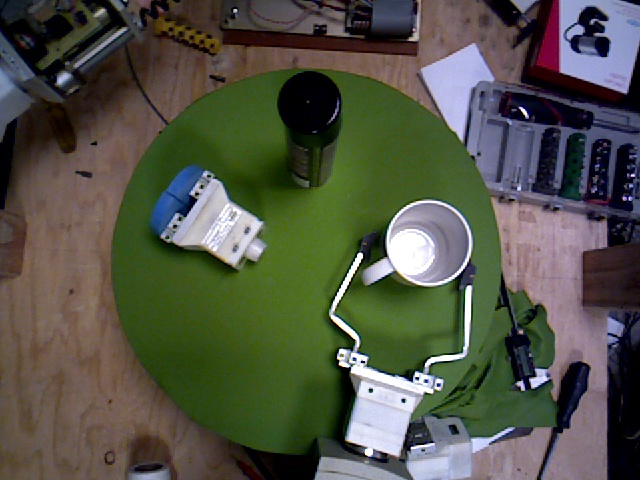
#> input picture img_processing_example/frame0000.jpg, 640 x 480 px
$ python -i segment.py   (imports and definitions only)
#> lines starting #> are read from the running program, lines starting #| are printed output that depends on the picture
#> further down, picture is the input picture: shape (480, 640, 3); mean B, G, R 70.1, 83.7, 81.7
import numpy as np
import cv2
import math
import IPython

# histogram equalization to account of ambient lighting
def hist_equalize(img):
    hist,bins = np.histogram(img.flatten(),256,[0,256])

    cdf = hist.cumsum()
    cdf_normalized = cdf * hist.max() / cdf.max()

    cdf_m = np.ma.masked_equal(cdf,0)
    cdf_m = (cdf_m - cdf_m.min())*255/(cdf_m.max()-cdf_m.min())
    cdf = np.ma.filled(cdf_m,0).astype('uint8')
    img = cdf[img]
    #img = cv2.fastNlMeansDenoisingColored(img,None,20,10,7,21)

    return img

# convert to grayscale
def gray(img):
    return cv2.cvtColor(img, cv2.COLOR_BGR2GRAY)

def distance_transform(img):
    return cv2.distanceTransform(img,cv2.DIST_L2,5)

# watershed
def sure_fg(img):
    kernel = np.ones((3, 3), np.uint8)
    opening = cv2.morphologyEx(img, cv2.MORPH_OPEN,kernel, iterations = 2)
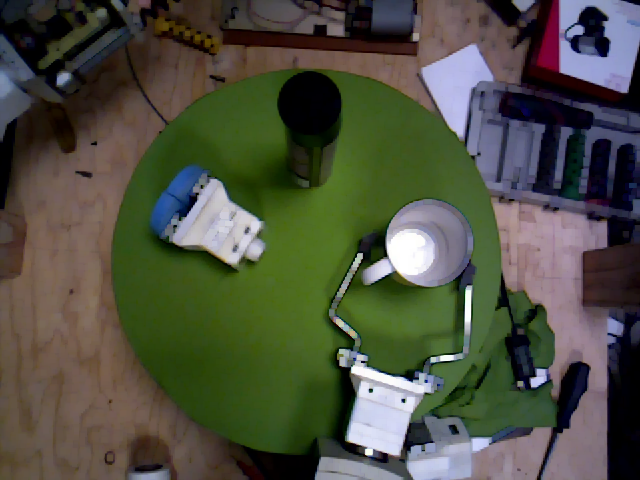
#> opening: shape (480, 640, 3); mean B, G, R 64.8, 79.9, 77.8
    surebg = cv2.dilate(opening,kernel,iterations=3)
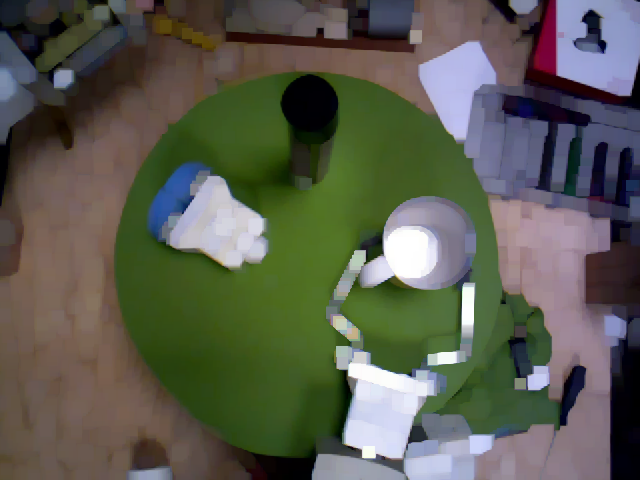
#> surebg: shape (480, 640, 3); mean B, G, R 79.5, 92.2, 90.6
#> (the run stopped early here; a loop or call above may not have finished)

$ run again, on img_processing_example/frame0003.jpg
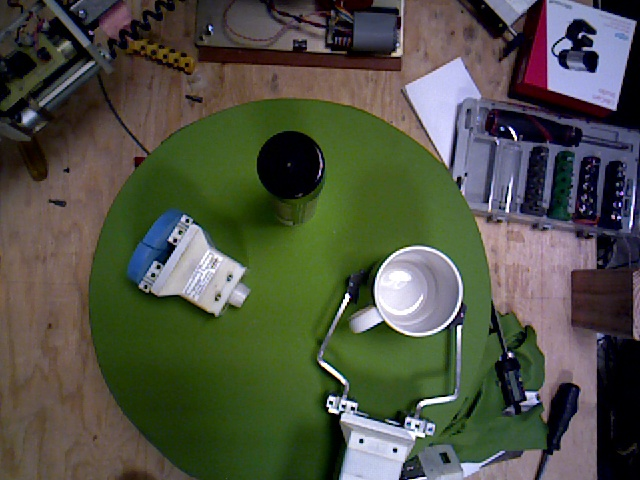
#> input picture img_processing_example/frame0003.jpg, 640 x 480 px
#> picture is the input picture: shape (480, 640, 3); mean B, G, R 67.8, 81.4, 78.8
#> in sure_fg, `opening = cv2.morphologyEx(img, cv2.MORPH_OPEN,kernel, iterations = 2)`:
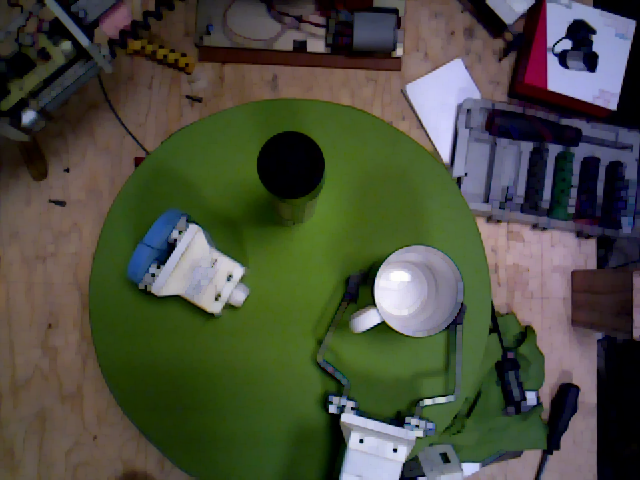
#> opening: shape (480, 640, 3); mean B, G, R 61.7, 77, 74.1
#> in sure_fg, `surebg = cv2.dilate(opening,kernel,iterations=3)`:
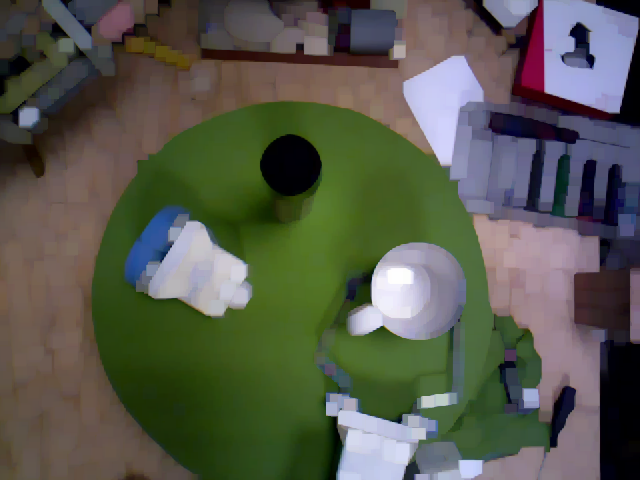
#> surebg: shape (480, 640, 3); mean B, G, R 76.2, 88.9, 86.6

$ run again, on img_processing_example/frame0006.jpg
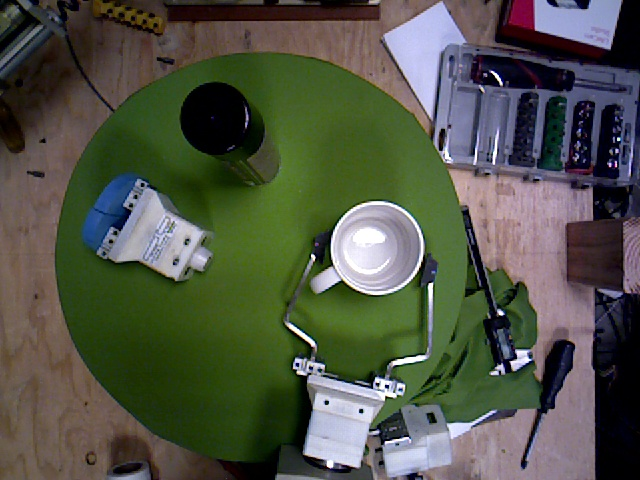
#> input picture img_processing_example/frame0006.jpg, 640 x 480 px
#> picture is the input picture: shape (480, 640, 3); mean B, G, R 70.1, 84.3, 80.4
#> in sure_fg, `opening = cv2.morphologyEx(img, cv2.MORPH_OPEN,kernel, iterations = 2)`:
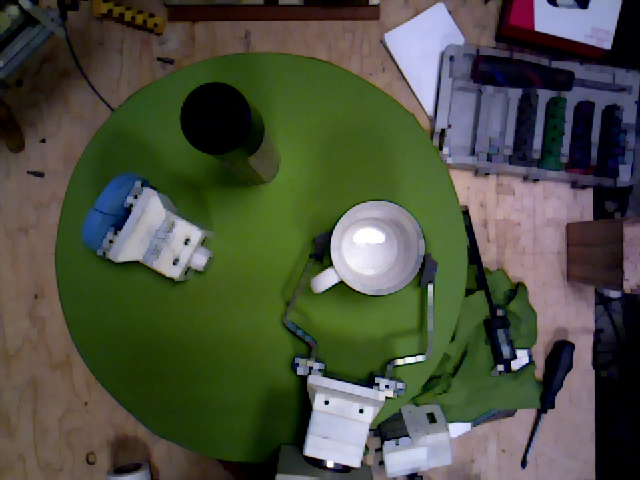
#> opening: shape (480, 640, 3); mean B, G, R 64.2, 80.1, 76
#> in sure_fg, `surebg = cv2.dilate(opening,kernel,iterations=3)`:
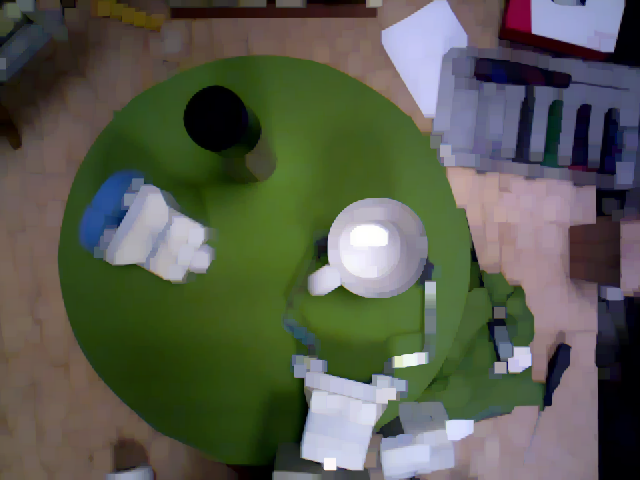
#> surebg: shape (480, 640, 3); mean B, G, R 78.4, 91.8, 88.3
